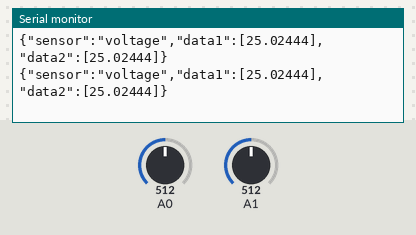
This sketch was run on a simulated Arduino Uno, built with avr-gcc and run on an emulated ATmega328P. Shown: the last lines printed to the serial monitor. The inputs (shaded band) are chosen by the test bench; at power-on: A0 = 512, A1 = 512.

Above: at 1.8 s.
1.9 s: A0 set to 716
At 2.8 s:
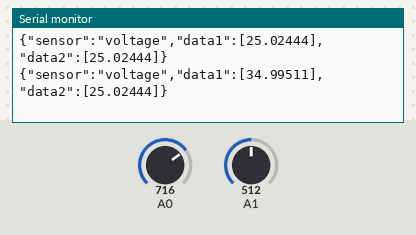
3.4 s: A1 set to 716
At 4.7 s:
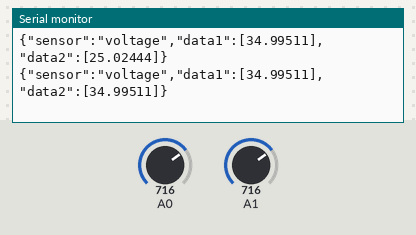
4.9 s: A0 set to 900
At 5.7 s:
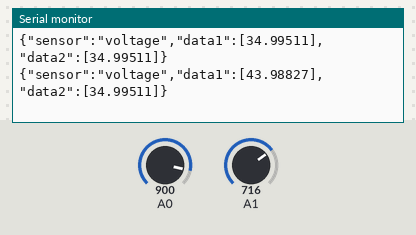
6.4 s: A1 set to 900
At 7.5 s:
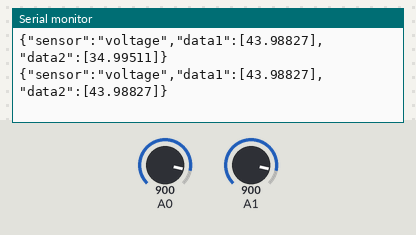
Timing chart, 0 to 8.9 s (numbered marks = the images above; inputs shaded):
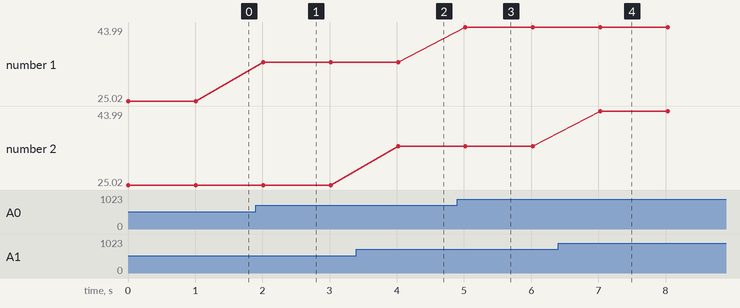

Measured:
- after the input at 1.9 s, the serial monitor: prints a new line after 0.11 s (image 1)
- after the input at 3.4 s, the serial monitor: prints a new line after 0.62 s (image 2)
- after the input at 4.9 s, the serial monitor: prints a new line after 0.12 s (image 3)
- after the input at 6.4 s, the serial monitor: prints a new line after 0.63 s (image 4)
- plotted number 1: 25.02 → 35 after the input at 1.9 s, 35 → 43.99 after the input at 4.9 s

The sketch:

sketch.ino
```cpp
#include <ArduinoJson.h>

float val, val2;
int data, data2;

void setup() {
  Serial.begin(9600);
}

void loop() {
  StaticJsonBuffer<200> jsonBuffer;
  JsonObject& root = jsonBuffer.createObject();
  root["sensor"] = "voltage";


  data = analogRead(A0);
  data2 = analogRead(A1);

  val = data * (50.0/1023.0);
  val2 = data2 * (50.0 / 1023.0);

  JsonArray& data = root.createNestedArray("data1");
  data.add(val);
  JsonArray& datadummy = root.createNestedArray("data2");
  datadummy.add(val2);

  root.printTo(Serial);

  Serial.println();
  delay(1000);
}
```
